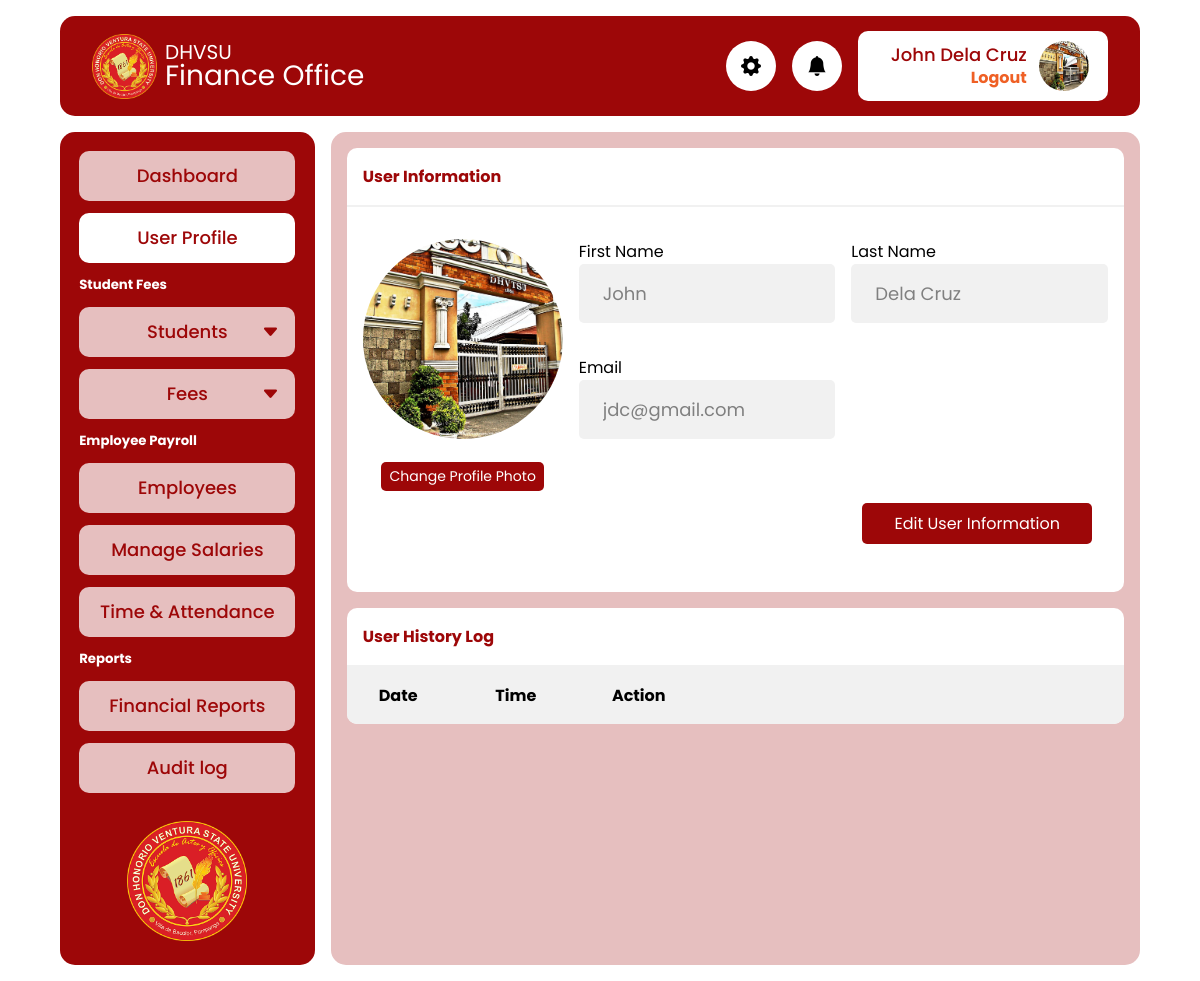
Before: /admin/profile.php (signed in) with the older database file.
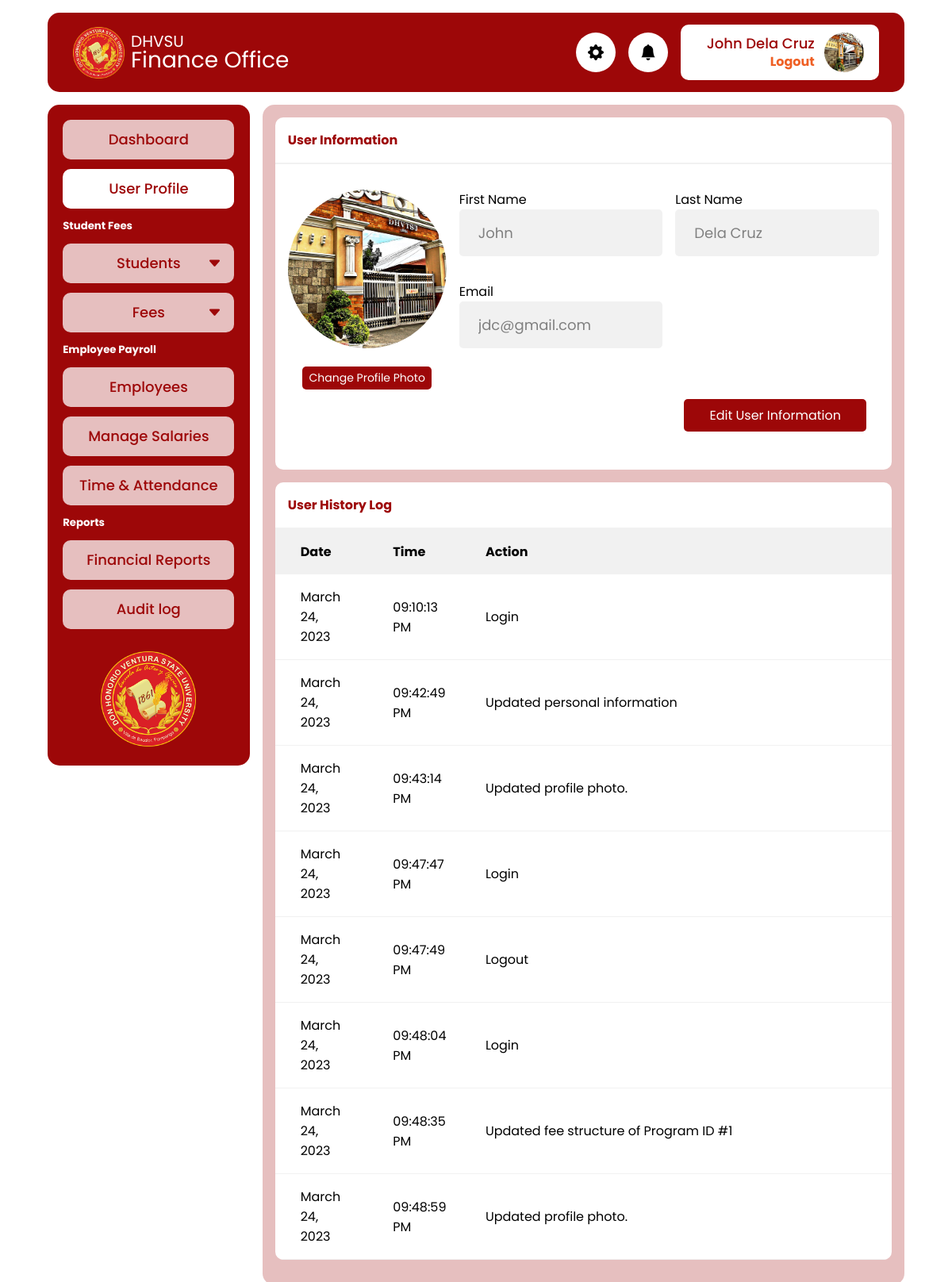
After: the same page with the newer database file.
### tables this page shows
CREATE TABLE `tbl_finance_audit_log` (
  `id` int(11) NOT NULL,
  `user_id` int(11) NOT NULL,
  `action_date` datetime NOT NULL DEFAULT current_timestamp(),
  `action_desc` text NOT NULL
);

### app/util_func.php (called while the page is built, shortened)
<?php
function fetchUserAuditLog($pdo)
{
  $user_id = $_SESSION["user"]["id"];
  $sql = "SELECT * FROM `tbl_finance_audit_log` WHERE user_id = ?";
  $stmt = $pdo->prepare($sql);
  $stmt->execute([$user_id]);
  if ($stmt->rowCount() > 0) {
    $data = $stmt->fetchAll();
    return $data;
  }
}

### admin/profile.php (the view, shortened to what this page needs)
<?php
require_once  './includes/header.php';
$auditLog = fetchUserAuditLog($pdo);
?>
<main>
  <div class="card">
    <div class="card-header">
      <h4>User Information</h4>
    </div>
    <div class="card-body profile">
      <div class="profile-photo-container">
        <picture class="profile-picture">
          <img srcset="<?= $_SESSION["user"]["profile_photo"] ?>" src="../assets/profile-placeholder.jpg" alt="" class="">
        </picture>
        <button type="button" class="btn btn-sm" id="change-dp-btn">Change Profile Photo</button>
      </div>
      <form action="../app/user_info_update.php" method="post">
        <div class="user-info" id="input-list">
          <div class="info">
            <label for="first_name">First Name</label>
            <input type="text" class="input-control gray" disabled value="<?= $_SESSION["user"]["first_name"] ?>" name="first_name">
          </div>
          <div class="info">
            <label for="last_name">Last Name</label>
            <input type="text" class="input-control gray" disabled value="<?= $_SESSION["user"]["last_name"] ?>" name="last_name">
          </div>
          <div class="info">
            <label for="email">Email</label>
            <input type="text" class="input-control gray" disabled value="<?= $_SESSION["user"]["email"] ?>" name="email">
          </div>
        </div>
        <div class="edit-btn-group">
          <button type="button" class="btn" id="edit-btn">Edit User Information</button>
        </div>
      </form>
    </div>
  </div>
  <div class="card">
    <div class="card-header">
      <h4>User History Log</h4>
    </div>
    <div class="card-body p-0">
      <div class="table-responsive">
        <table>
          <thead>
            <th>Date</th>
            <th>Time</th>
            <th style="width:70%">Action</th>
          </thead>
          <tbody>
            <?php
            foreach ($auditLog as $log) {
            ?>
              <tr>
                <td><?= date("F d, Y", strtotime($log["action_date"])) ?></td>
                <td><?= date("h:i:s A", strtotime($log["action_date"])) ?></td>
                <td><?= $log["action_desc"] ?></td>
              </tr>
            <?php
            }
            ?>
          </tbody>
        </table>
      </div>
    </div>
  </div>
</main>
<?php
require_once  './includes/footer.php'
?>

### admin/includes/header.php (shortened to what this page needs)
<?php
require '../config.php';
require '../app/util_func.php';
?>
<!DOCTYPE html>
<html lang="en">
<head>
  <link rel="stylesheet" href="../css/style.css">
  <link rel="stylesheet" href="https://cdn.jsdelivr.net/npm/bootstrap-icons@1.10.3/font/bootstrap-icons.css">
</head>
<body>
  <header class="header">
    <a href="" class="brand">
      <img src="../icon.png" alt="" class="logo">
      <div class="site-name">
        <p class="school">DHVSU</p>
        <p class="office">Finance Office</p>
      </div>
    </a>
    <div class="header-icon">
      <i class="bi bi-gear-fill"></i>
    </div>
    <div class="header-icon">
      <i class="bi bi-bell-fill"></i>
    </div>
    <div class="header-user">
      <div class="user-account">
        <a href="profile.php" class="username">
          <p><?= $_SESSION["user"]["first_name"] . " " . $_SESSION["user"]["last_name"] ?></p>
        </a>
        <a href="./logout.php" class="logout">Logout</a>
      </div>
      <img srcset="<?= $_SESSION["user"]["profile_photo"] ?>" src="../assets/profile-placeholder.jpg" alt="" class="display-photo">
    </div>
  </header>
  <div class="container">
    <div class="sidebar">
      <ul>
        <li>
          <a class="nav-link" href="dashboard.php">
            Dashboard
          </a>
        </li>
        <li>
          <a class="nav-link" href="profile.php">
            User Profile
          </a>
        </li>
      </ul>
      <h5>Student Fees</h5>
      <ul>
        <li>
          <button type="button" class="nav-menu-btn" href="">
            <i class="bi bi-caret-down-fill"></i>Students
          </button>
        </li>
        <li>
          <button type="button" class="nav-menu-btn" href="">
            <i class="bi bi-caret-down-fill"></i>Fees
          </button>
        </li>
      </ul>
      <h5>Employee Payroll</h5>
      <ul>
        <li>
          <a class="nav-link" href="">
            Employees
          </a>
        </li>
        <li>
          <a class="nav-link" href="">
            Manage Salaries
          </a>
        </li>
        <li>
          <a class="nav-link" href="">
            Time & Attendance
          </a>
        </li>
      </ul>
      <h5>Reports</h5>
      <ul>
        <li>
          <a class="nav-link" href="">
            Financial Reports
          </a>
        </li>
        <li>
          <a class="nav-link" href="">
            Audit log
          </a>
        </li>
      </ul>
      <img src="../icon.png" class="logo" alt="">
    </div>

### admin/includes/footer.php
</div>
</body>
</html>

Changed rows visible on the page:
added tbl_finance_audit_log: action_date "March 24, 2023", action_date "09:10:13 PM", action_desc "Login"
added tbl_finance_audit_log: action_date "March 24, 2023", action_date "09:42:49 PM", action_desc "Updated personal information"
added tbl_finance_audit_log: action_date "March 24, 2023", action_date "09:43:14 PM", action_desc "Updated profile photo."
added tbl_finance_audit_log: action_date "March 24, 2023", action_date "09:47:47 PM", action_desc "Login"
added tbl_finance_audit_log: action_date "March 24, 2023", action_date "09:47:49 PM", action_desc "Logout"
added tbl_finance_audit_log: action_date "March 24, 2023", action_date "09:48:04 PM", action_desc "Login"
added tbl_finance_audit_log: action_date "March 24, 2023", action_date "09:48:35 PM", action_desc "Updated fee structure of Program ID #1"
added tbl_finance_audit_log: action_date "March 24, 2023", action_date "09:48:59 PM", action_desc "Updated profile photo."
